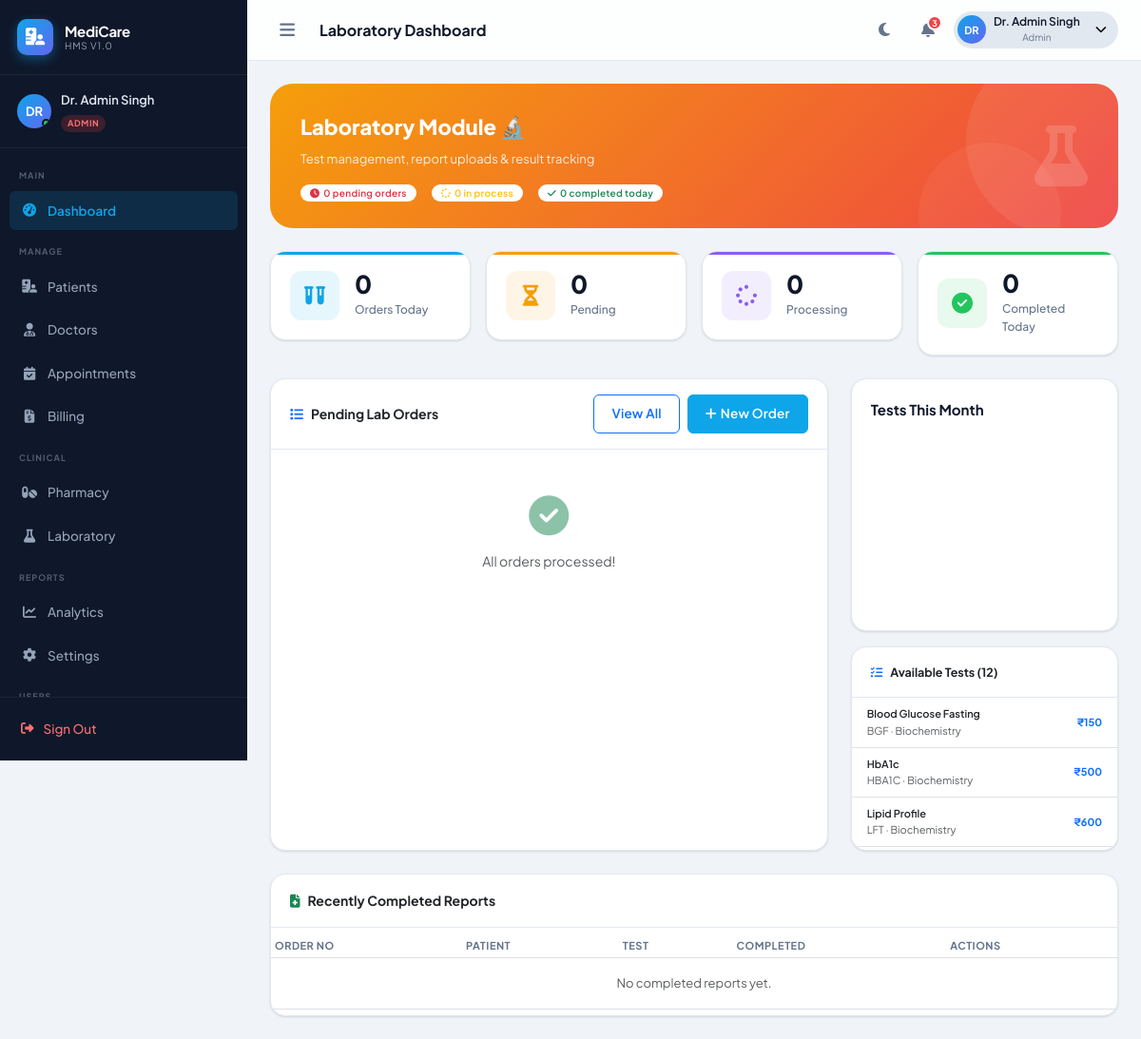
Page /laboratory/dashboard.php (signed in) on the committed database.
### tables this page shows
CREATE TABLE `lab_tests` (
  `id`          INT UNSIGNED  NOT NULL AUTO_INCREMENT,
  `name`        VARCHAR(150)  NOT NULL,
  `code`        VARCHAR(30)   NOT NULL UNIQUE,
  `category`    VARCHAR(100)  DEFAULT NULL,
  `price`       DECIMAL(10,2) NOT NULL DEFAULT 0.00,
  `turnaround`  INT           NOT NULL DEFAULT 24 COMMENT 'hours to deliver result',
  `description` TEXT          DEFAULT NULL,
  `status`      TINYINT(1)    NOT NULL DEFAULT 1,
  PRIMARY KEY (`id`)
);

### config/database.php (called while the page is built, shortened)
<?php
class Database {
    private static ?PDO $instance = null;
    public static function getInstance(): PDO {
        if (self::$instance === null) {
            $dsn = sprintf(
                'mysql:host=%s;port=%s;dbname=%s;charset=%s',
                DB_HOST, DB_PORT, DB_NAME, DB_CHARSET
            );
            $options = [
                PDO::ATTR_ERRMODE            => PDO::ERRMODE_EXCEPTION,
                PDO::ATTR_DEFAULT_FETCH_MODE => PDO::FETCH_ASSOC,
                PDO::ATTR_EMULATE_PREPARES   => false,
                PDO::MYSQL_ATTR_INIT_COMMAND => "SET NAMES utf8mb4 COLLATE utf8mb4_unicode_ci",
            ];
            try {
                self::$instance = new PDO($dsn, DB_USER, DB_PASS, $options);
            } catch (PDOException $e) {
                http_response_code(500);
                die(json_encode(['error' => 'Database connection failed: ' . $e->getMessage()]));
            }
        }
        return self::$instance;
    }
    public static function query(string $sql, array $params = []): PDOStatement {
        $stmt = self::getInstance()->prepare($sql);
        $stmt->execute($params);
        return $stmt;
    }
    public static function fetchOne(string $sql, array $params = []): ?array {
        $row = self::query($sql, $params)->fetch();
        return $row ?: null;
    }
    public static function fetchAll(string $sql, array $params = []): array {
        return self::query($sql, $params)->fetchAll();
    }
}

### laboratory/dashboard.php (the view, shortened to what this page needs)
<?php
$totalOrders   = Database::fetchOne("SELECT COUNT(*) AS c FROM lab_orders WHERE DATE(created_at)=CURDATE()")['c'];
$pending       = Database::fetchOne("SELECT COUNT(*) AS c FROM lab_orders WHERE status='ordered'")['c'];
$processing    = Database::fetchOne("SELECT COUNT(*) AS c FROM lab_orders WHERE status IN ('sample_collected','processing')")['c'];
$completed     = Database::fetchOne("SELECT COUNT(*) AS c FROM lab_orders WHERE status='completed' AND DATE(created_at)=CURDATE()")['c'];
$totalTests    = Database::fetchOne("SELECT COUNT(*) AS c FROM lab_tests WHERE status=1")['c'];
$pendingOrders = Database::fetchAll("
    SELECT lo.id, lo.order_no, lo.created_at, lo.status, lo.payment_status,
           lt.name AS test_name, lt.category, lt.turnaround,
           u.full_name AS patient_name, p.patient_code
    FROM lab_orders lo
    JOIN lab_tests lt ON lt.id = lo.test_id
    JOIN patients  p  ON p.id  = lo.patient_id
    JOIN users     u  ON u.id  = p.user_id
    WHERE lo.status IN ('ordered','sample_collected','processing')
    ORDER BY lo.created_at ASC LIMIT 15
");
$recentCompleted = Database::fetchAll("
    SELECT lo.id, lo.order_no, lo.report_date, lo.status,
           lt.name AS test_name,
           u.full_name AS patient_name, p.patient_code
    FROM lab_orders lo
    JOIN lab_tests lt ON lt.id = lo.test_id
    JOIN patients  p  ON p.id  = lo.patient_id
    JOIN users     u  ON u.id  = p.user_id
    WHERE lo.status='completed'
    ORDER BY lo.report_date DESC LIMIT 8
");
$testStats = Database::fetchAll("
    SELECT lt.category, COUNT(lo.id) AS cnt
    FROM lab_orders lo JOIN lab_tests lt ON lt.id=lo.test_id
    WHERE MONTH(lo.created_at)=MONTH(NOW())
    GROUP BY lt.category ORDER BY cnt DESC LIMIT 6
");
require_once __DIR__ . '/../includes/header.php';
?>
<div id="appWrapper">
  <?php require_once __DIR__ . '/../includes/sidebar.php'; ?>
  <div id="mainContent">
    <?php require_once __DIR__ . '/../includes/navbar.php'; ?>
    <main class="main-inner">
      <div class="welcome-banner" style="background:linear-gradient(135deg,#f59e0b,#ef4444)">
        <div>
          <div class="welcome-title">Laboratory Module 🔬</div>
          <div class="welcome-subtitle">Test management, report uploads & result tracking</div>
          <div class="d-flex gap-3 mt-3 flex-wrap">
            <span class="badge bg-white text-danger fw-600"><i class="fa-solid fa-clock me-1"></i><?= $pending ?> pending orders</span>
            <span class="badge bg-white text-warning fw-600"><i class="fa-solid fa-spinner me-1"></i><?= $processing ?> in process</span>
            <span class="badge bg-white text-success fw-600"><i class="fa-solid fa-check me-1"></i><?= $completed ?> completed today</span>
          </div>
        </div>
        <i class="fa-solid fa-flask welcome-icon"></i>
      </div>
      <div class="row g-3 mb-4">
        <div class="col-6 col-md-3">
          <div class="stat-card card-blue hover-lift"><div class="stat-icon"><i class="fa-solid fa-vials"></i></div>
            <div><div class="stat-value" data-counter="<?= $totalOrders ?>">0</div><div class="stat-label">Orders Today</div></div>
          </div>
        </div>
        <div class="col-6 col-md-3">
          <div class="stat-card card-orange hover-lift"><div class="stat-icon"><i class="fa-solid fa-hourglass-half"></i></div>
            <div><div class="stat-value" data-counter="<?= $pending ?>">0</div><div class="stat-label">Pending</div></div>
          </div>
        </div>
        <div class="col-6 col-md-3">
          <div class="stat-card card-purple hover-lift"><div class="stat-icon"><i class="fa-solid fa-spinner"></i></div>
            <div><div class="stat-value" data-counter="<?= $processing ?>">0</div><div class="stat-label">Processing</div></div>
          </div>
        </div>
        <div class="col-6 col-md-3">
          <div class="stat-card card-green hover-lift"><div class="stat-icon"><i class="fa-solid fa-circle-check"></i></div>
            <div><div class="stat-value" data-counter="<?= $completed ?>">0</div><div class="stat-label">Completed Today</div></div>
          </div>
        </div>
      </div>
      <div class="row g-4 mb-4">
        <div class="col-xl-8">
          <div class="card h-100">
            <div class="card-header d-flex justify-content-between align-items-center">
              <span><i class="fa-solid fa-list me-2 text-primary"></i>Pending Lab Orders</span>
              <div class="d-flex gap-2">
                <a href="<?= APP_URL ?>/laboratory/tests.php" class="btn btn-sm btn-outline-primary">View All</a>
                <button class="btn btn-sm btn-primary ripple-btn" data-bs-toggle="modal" data-bs-target="#newOrderModal">
                  <i class="fa-solid fa-plus me-1"></i>New Order
                </button>
              </div>
            </div>
            <div class="card-body p-0" style="max-height:420px;overflow-y:auto">
              <?php if(empty($pendingOrders)): ?>
              <div class="text-center p-5 text-muted">
                <i class="fa-solid fa-check-circle fa-3x mb-3 text-success opacity-50"></i>
                <p>All orders processed!</p>
              </div>
              <?php endif; ?>
            </div>
          </div>
        </div>
        <div class="col-xl-4">
          <div class="chart-card mb-3">
            <div class="chart-card-header">
              <div class="chart-card-title">Tests This Month</div>
            </div>
            <div style="height:180px"><canvas id="testPieChart"></canvas></div>
          </div>
          <div class="card">
            <div class="card-header fw-700 text-sm">
              <i class="fa-solid fa-list-check me-2 text-primary"></i>Available Tests (<?= $totalTests ?>)
            </div>
            <div class="list-group list-group-flush" style="max-height:160px;overflow-y:auto">
              <?php
              $tests = Database::fetchAll("SELECT name, code, price, category FROM lab_tests WHERE status=1 ORDER BY category, name LIMIT 12");
              foreach ($tests as $test): ?>
              <div class="list-group-item px-3 py-2">
                <div class="d-flex justify-content-between align-items-center">
                  <div>
                    <div class="fw-600 text-xs"><?= htmlspecialchars($test['name']) ?></div>
                    <div class="text-muted text-xs"><?= htmlspecialchars($test['code']) ?> · <?= htmlspecialchars($test['category']) ?></div>
                  </div>
                  <span class="fw-700 text-primary text-xs">₹<?= number_format($test['price'],0) ?></span>
                </div>
              </div>
              <?php endforeach; ?>
            </div>
          </div>
        </div>
      </div>
      <div class="card">
        <div class="card-header"><i class="fa-solid fa-file-medical me-2 text-success"></i>Recently Completed Reports</div>
        <div class="card-body p-0">
          <table class="table table-sm hms-table mb-0">
            <thead><tr><th>Order No</th><th>Patient</th><th>Test</th><th>Completed</th><th>Actions</th></tr></thead>
            <tbody>
              <?php if(empty($recentCompleted)): ?>
              <tr><td colspan="5" class="text-center text-muted py-3">No completed reports yet.</td></tr>
              <?php endif; ?>
            </tbody>
          </table>
        </div>
      </div>
    </main>
  </div>
</div>
<?php
$testLabels = json_encode(array_column($testStats,'category'));
$testValues = json_encode(array_column($testStats,'cnt'));
$inlineScript = <<<JS
document.addEventListener('DOMContentLoaded', () => {
  HMS.initCounters();
  HMSCharts.departmentPieChart('testPieChart', {$testLabels}, {$testValues});
  HMSAjax.liveSearch('#labPatientSearch','labPatientResults',
    APP_URL + '/ajax/search_patient.php',
    items => items.map(p =>
      '<div class="p-2 border-bottom text-sm cursor-pointer" onclick="document.getElementById(\'labPatientId\').value='+p.id+';document.getElementById(\'labPatientSearch\').value=\''+p.full_name+'\';document.getElementById(\'labPatientResults\').innerHTML=\'\'">' +
      '<strong>' + p.full_name + '</strong> <small class=text-muted>' + p.patient_code + '</small></div>'
    ).join('')
  );
});
async function updateLabStatus(id, status) {
  const res = await HMSAjax.put(APP_URL + '/api/reports.php?id=' + id, { status });
  if (res.success) {
    HMS.toast('Status updated to: ' + status.replace('_',' '), 'success');
    setTimeout(() => location.reload(), 700);
  }
}
function uploadReport(id) {
  document.getElementById('uploadOrderId').value = id;
  new bootstrap.Modal(document.getElementById('uploadReportModal')).show();
}
async function submitReport() {
  const id      = document.getElementById('uploadOrderId').value;
  const result  = document.getElementById('reportResult').value;
  const remarks = document.getElementById('reportRemarks').value;
  const fileEl  = document.getElementById('reportFile');
  const fd = new FormData();
  fd.append('status',  'completed');
  fd.append('result',  result);
  fd.append('remarks', remarks);
  if (fileEl.files[0]) fd.append('report_file', fileEl.files[0]);
  const res = await HMSAjax.post(APP_URL + '/api/reports.php?id=' + id, fd);
  if (res.success) {
    HMS.toast('Report uploaded successfully!', 'success');
    bootstrap.Modal.getInstance(document.getElementById('uploadReportModal')).hide();
    setTimeout(() => location.reload(), 800);
  }
}
JS;
require_once __DIR__ . '/../includes/footer.php';
?>

### rows in the picture
lab_tests: name "Blood Glucose Fasting", code "BGF", category "Biochemistry", price "150"
lab_tests: name "HbA1c", code "HBA1C", category "Biochemistry", price "500"
lab_tests: name "Lipid Profile", code "LFT", category "Biochemistry", price "600"

### other values in the picture
substr($user['name'], 0, 2) "DR"
$user['name'] "Dr. Admin Singh"
str_replace('_', ' ', $role) "ADMIN"
$label "Dashboard Patients Doctors Appointments Billing Pharmacy Laboratory Analytics Settings"
$pageTitle "Laboratory Dashboard"
$unread "3"
str_replace('_', ' ', $user['role']) "Admin"
$pending "0"
$processing "0"
$completed "0"
$totalTests "12"
